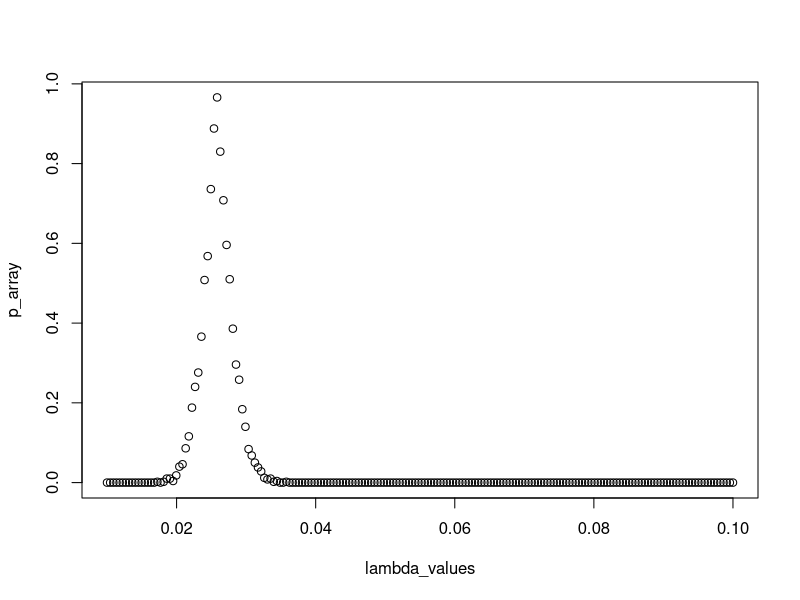
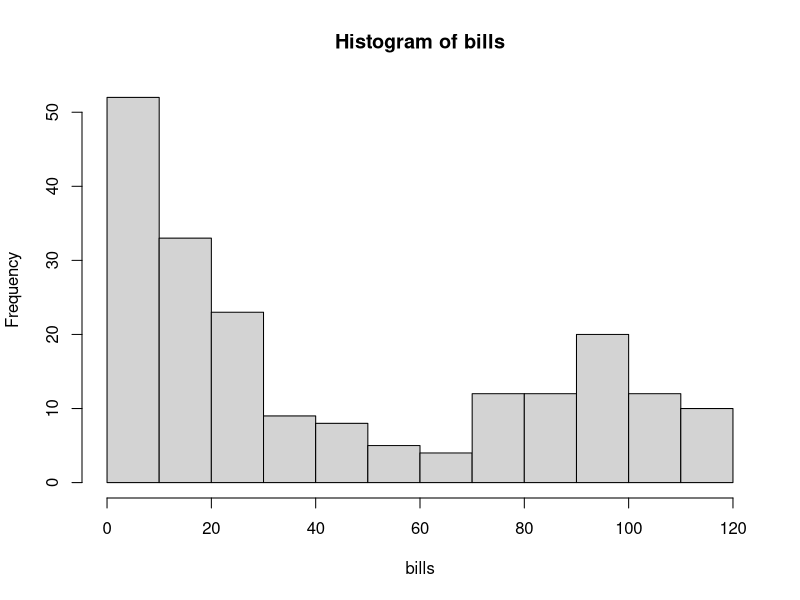
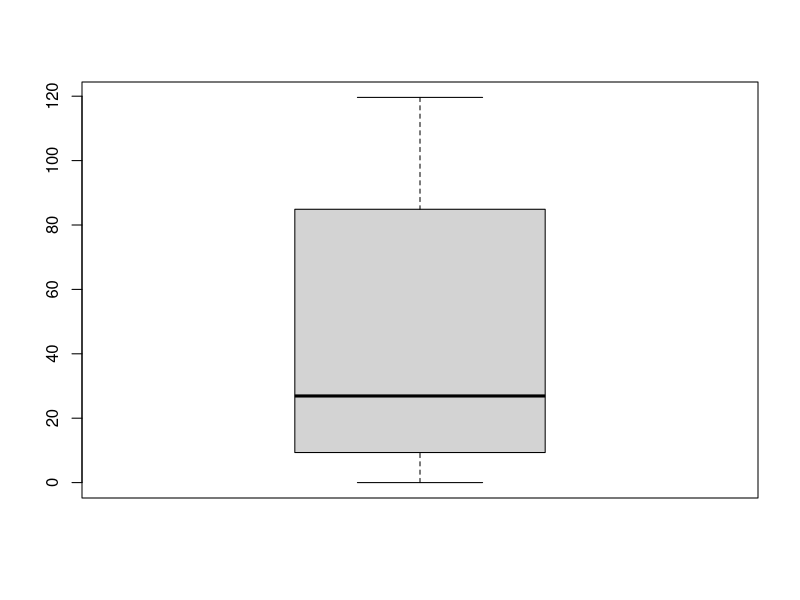
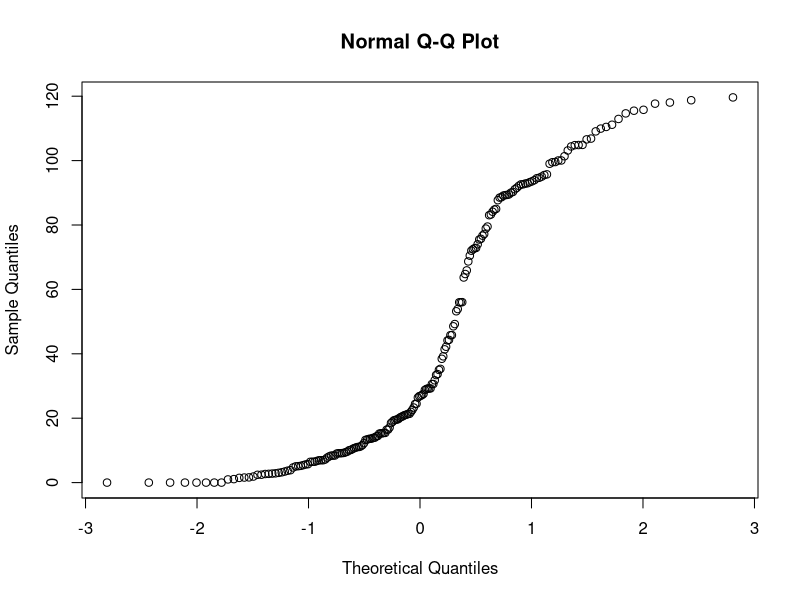
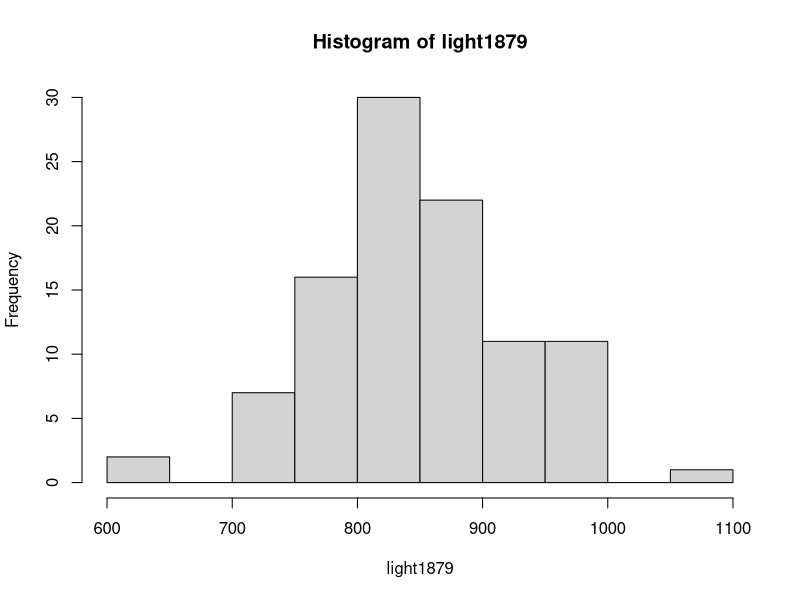
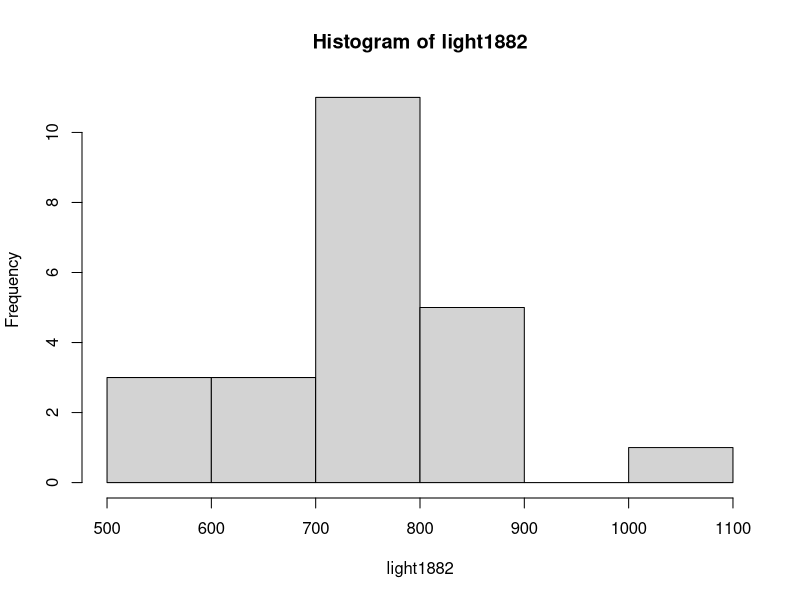
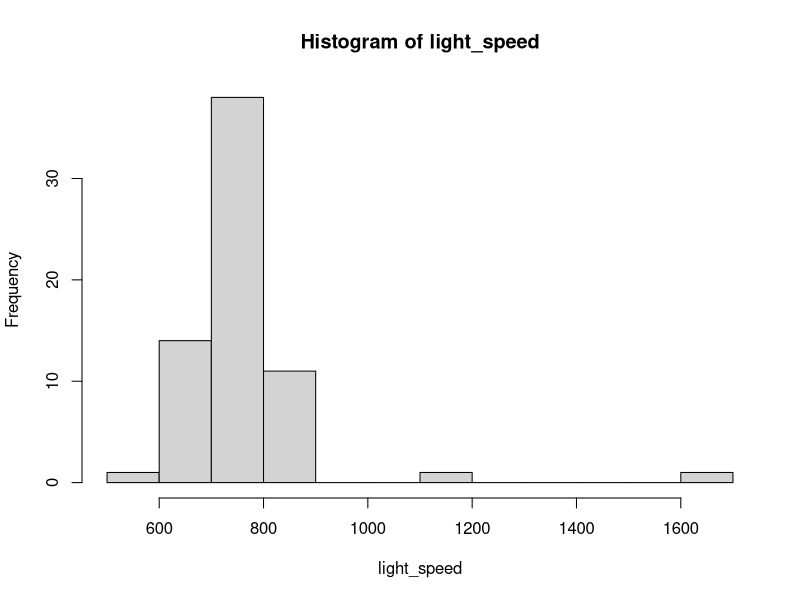
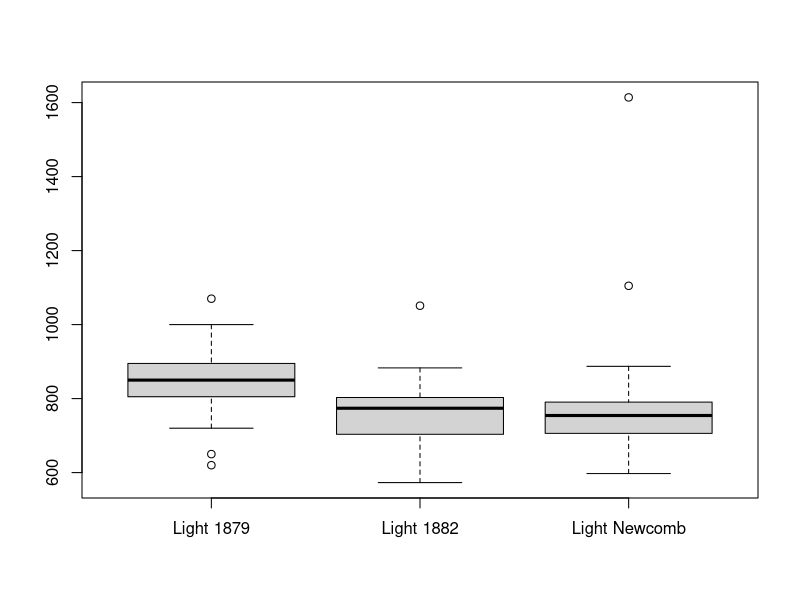

The R source for these figures, in order:
## ---- chunk 1
options(digits = 3) #Showing only 3 decimals
## ---- chunk 2
Data <- read.table("telephone.txt",header = TRUE);
bills = Data$Bills;
## ---- chunk 3
t=median(bills);
## ---- chunk 4
bootstrap_exp<-function(n,lambda){
  B=1000;
  tstar=numeric(B);
  for(i in 1:B){
    xstar = rexp(n,lambda); #Exercise says for lambda = [0.01,0.1]
    tstar[i] = median(xstar);
  }
  return(tstar)
}
## ---- chunk 5
lambda_values=seq(0.01,0.1,length=200)
p_array=numeric(length(lambda_values))
n=length(bills);
B=1000;
i=1
for(lambda in lambda_values){
  tstar=bootstrap_exp(n,lambda);
  pl=sum(tstar<t)/B;
  pr=sum(tstar>t)/B;
  p=2*min(pl,pr);
  p_array[i]=p;
  i=i+1;
}
## ---- chunk 6
p_not_reject=p_array[p_array>0.05]
## ---- chunk 7
indexes = match(p_not_reject,p_array);
lambda_not_reject=numeric(length(indexes));
count=1
for(i in indexes){
  lambda_not_reject[count]=lambda_values[i];
  count=count+1;
}
## ---- chunk 8
plot(lambda_values,p_array)
## ---- chunk 9
hist(bills)
boxplot(bills)
qqnorm(bills)
## ---- chunk 10
light1879 = scan("light1879.txt");
light1882 = scan("light1882.txt")
light_time = scan("light.txt") 

light_real_time = ((light_time/1000)+24.8)/1000000 
light_speed = (7.442/light_real_time)-299000
## ---- chunk 11
hist(light1879);
## ---- chunk 12
hist(light1882);
## ---- chunk 13
hist(light_speed);
## ---- chunk 14
boxplot(light1879,light1882,light_speed,names=c("Light 1879","Light 1882","Light Newcomb"))
## ---- chunk 15
bootstrap<-function(data,operation="mean"){
  B=1000;
  tstar=numeric(B);
  
  for(i in 1:B){
    xstar = sample(data,replace = TRUE);
    
    if(operation=="mean"){
      tstar[i] = mean(xstar);
    }else if(operation=="median"){
      tstar[i] = median(xstar);
    }
  }
  return(tstar);
}
## ---- chunk 16
get_confidence_intervals<-function(data,operation="mean"){
  if(operation=="mean"){
    t=mean(data);
  }else if(operation=="median"){
    t=median(data);
  }
  tstar = bootstrap(data,operation);
  tstar25 = quantile(tstar,0.025);
  tstar975 = quantile(tstar,0.975);
  return(c(2*t-tstar975,2*t-tstar25));
}
## ---- chunk 17
confidence_mean = get_confidence_intervals(light1879);
confidence_mean = confidence_mean+299000; #We add 299000 to get the actual speed
## ---- chunk 18
confidence_median = get_confidence_intervals(light1879,"median");
confidence_median = confidence_median+299000;
## ---- chunk 19
confidence_mean = get_confidence_intervals(light1882);
confidence_mean = confidence_mean+299000; #We add 299000 to get the actual speed
## ---- chunk 20
confidence_median = get_confidence_intervals(light1882,"median");
confidence_median = confidence_median+299000;
## ---- chunk 21
confidence_mean = get_confidence_intervals(light_speed);
confidence_mean = confidence_mean+299000; #We add 299000 to get the actual speed
## ---- chunk 22
confidence_median = get_confidence_intervals(light_speed,"median");
confidence_median = confidence_median+299000;
## ---- chunk 23
klm = scan("klm.txt");
## ---- chunk 24
hist(klm)
qqnorm(klm)
qqline(klm)
## ---- chunk 25
n_bigger = sum(klm>31)
n = length(klm)
binom.test(n_bigger,n,p=0.5,alternative = "greater")
## ---- chunk 26
n_bigger = sum(klm>72);
binom.test(n_bigger,n,p=0.1,alternative = "greater")
## ---- chunk 27
Clouds<-read.table("clouds.txt",header = TRUE);
## ---- chunk 28
differences=Clouds$seeded-Clouds$unseeded;
qqnorm(differences);
qqline(differences);
## ---- chunk 29
t.test(Clouds$seeded,Clouds$unseeded,paired = TRUE)
## ---- chunk 30
wilcox.test(Clouds$seeded,Clouds$unseeded)
## ---- chunk 31
ks.test(Clouds$seeded,Clouds$unseeded);
## ---- chunk 32
clouds_sq=sqrt(Clouds)
## ---- chunk 33
t.test(clouds_sq$seeded,clouds_sq$unseeded,paired = TRUE)
## ---- chunk 34
wilcox.test(clouds_sq$seeded,clouds_sq$unseeded)
## ---- chunk 35
ks.test(clouds_sq$seeded,clouds_sq$unseeded)
## ---- chunk 36
clouds_sq_sq=sqrt(clouds_sq)
## ---- chunk 37
t.test(clouds_sq_sq$seeded,clouds_sq_sq$unseeded,paired = TRUE)
## ---- chunk 38
wilcox.test(clouds_sq_sq$seeded,clouds_sq_sq$unseeded)
## ---- chunk 39
ks.test(clouds_sq_sq$seeded,clouds_sq_sq$unseeded)
## ---- chunk 40
peruvians = read.table("peruvians.txt", header = TRUE);
peruvians = peruvians[, - c(5, 6, 7)] # Deleting redundant columns since we don't need to use them for this exercise
attach(peruvians)
## ---- chunk 41
pairs(peruvians)
## ---- chunk 42

qqnorm(migration, main = "QQ - Plot of Migration")

## ---- chunk 43

shapiro.test(migration)
## ---- chunk 44
cor.test(migration, age, method = "spearman")
## ---- chunk 45
cor.test(migration, weight, method = "spearman")
## ---- chunk 46
cor.test(migration, length, method = "spearman")
## ---- chunk 47
cor.test(migration, wrist, method = "spearman")
## ---- chunk 48
cor.test(migration, systolic, method = "spearman")
## ---- chunk 49
cor.test(migration, diastolic, method = "spearman")
## ---- chunk 50
run = read.table("run.txt", header = TRUE)
attach(run)
## ---- chunk 51

hist(before)
qqnorm(before)
qqline(before) 
## ---- chunk 52
hist(after)
qqnorm(after)
qqline(after) 
## ---- chunk 53

plot(before, after, main = "Before Vs After")
abline(lm(after~before), col="red")
boxplot(before, after, names = c("before", "after"))
## ---- chunk 54

hist(before-after)
qqnorm(before-after)
qqline(before-after) 
boxplot(before-after, names = "before - after")
## ---- chunk 55
shapiro.test(before-after)

## ---- chunk 56
lemo = run[which(drink == "lemo"),]
energy = run[which(drink == "energy"),]
## ---- chunk 57
t.test(lemo$before, lemo$after, paired = TRUE) 
## ---- chunk 58
lemo_time_difference = lemo$before - lemo$after

energy_time_difference = energy$before - energy$after

t.test(lemo_time_difference, energy_time_difference)

## ---- chunk 59
qqnorm(lemo_time_difference)
qqline(lemo_time_difference)

qqnorm(energy_time_difference)
qqline(energy_time_difference)
## ---- chunk 60
dogs <- read.table("dogs.txt", header = TRUE)
attach(dogs)

## ---- chunk 61
boxplot(dogs, names = c("Isofluorane", "Halothane", "Cyclopropane") )

## ---- chunk 62
qqnorm(isofluorane, main= "Q-Q Plot of Isofluorane" )
qqline(isofluorane) 
## ---- chunk 63
shapiro.test(isofluorane)

## ---- chunk 64
qqnorm(halothane, main= "Q-Q Plot of Halothane" )
qqline(halothane) 
## ---- chunk 65
shapiro.test(halothane)

## ---- chunk 66
qqnorm(cyclopropane, main= "Q-Q Plot of Cyclopropane" )
qqline(cyclopropane)
## ---- chunk 67
shapiro.test(cyclopropane)

## ---- chunk 68
dogframe = data.frame(plasma=as.vector(as.matrix(dogs)),  group = factor(rep(1:3, each=10)))
dog_aov = lm(plasma~group, data = dogframe)
anova(dog_aov) 

summary(dog_aov)
## ---- chunk 69
attach(dogframe)
kruskal.test(plasma, group)
